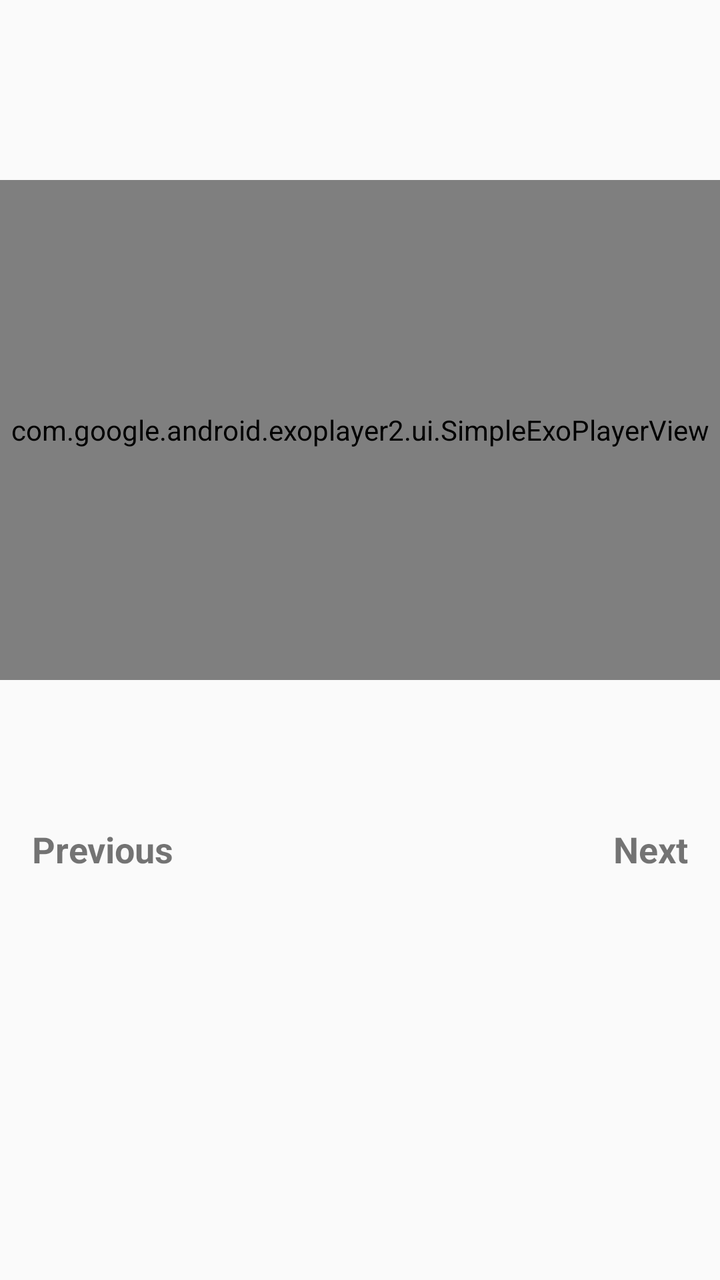
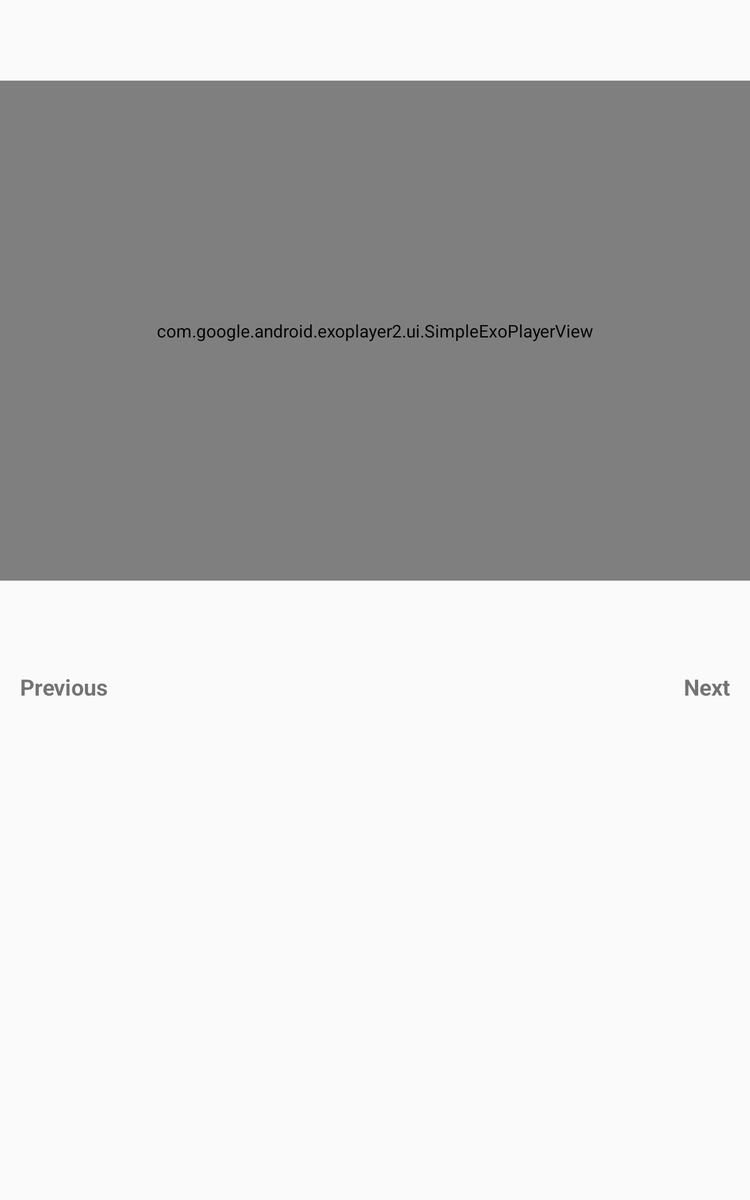

One screen, two layout resources from the same app: the default and the repository's alternative for another configuration. Each is rendered where Android would select it; the XML of both is given below.
<!-- AndroidManifest.xml: activity theme AppTheme.NoActionBar -->
<!-- res/layout/recipe_instruction_detail.xml -->
<LinearLayout xmlns:android="http://schemas.android.com/apk/res/android"
    xmlns:tools="http://schemas.android.com/tools"
    android:id="@+id/recipeitem_detail"
    android:layout_width="match_parent"
    android:layout_height="match_parent"
    android:orientation="vertical"
    tools:context="com.eightbytestech.ebbaking.RecipeInstructionDetailFragment">

    <RelativeLayout
        android:layout_width="match_parent"
        android:layout_height="wrap_content"
        android:orientation="vertical">

        <ImageView
            android:id="@+id/recipeThumbnailImageView"
            android:layout_width="90dp"
            android:layout_height="90dp"
            android:layout_weight="1" />

        <TextView
            android:id="@+id/titleTextView"
            style="@style/Base.TextAppearance.AppCompat.Headline"
            android:layout_width="wrap_content"
            android:layout_height="wrap_content"
            android:layout_margin="@dimen/normal_margin"
            android:textIsSelectable="true"
            android:layout_alignTop="@id/recipeThumbnailImageView"
            android:layout_toRightOf="@id/recipeThumbnailImageView" />

    </RelativeLayout>

    <com.google.android.exoplayer2.ui.SimpleExoPlayerView
        android:id="@+id/instruction_player"
        android:layout_width="match_parent"
        android:layout_height="250dp" />

    <TextView
        android:id="@+id/descriptionTextView"
        android:layout_width="wrap_content"
        android:layout_height="wrap_content"
        android:layout_margin="@dimen/normal_margin"
        android:fontFamily="monospace"
        android:textSize="@dimen/font_size"
        android:textIsSelectable="true" />

    <LinearLayout
        android:layout_width="match_parent"
        android:layout_height="wrap_content"
        android:layout_margin="@dimen/normal_margin">

        <TextView
            android:id="@+id/previousTextView"
            android:layout_width="0dp"
            android:layout_height="wrap_content"
            android:layout_weight="1"
            android:drawableLeft="@drawable/ic_skip_previous_black_24dp"
            android:drawablePadding="@dimen/element_spacing"
            android:drawableStart="@drawable/ic_skip_previous_black_24dp"
            android:text="@string/instruction_previous"
            android:textSize="@dimen/instructions_steps_text_size"
            android:textStyle="bold" />

        <TextView
            android:id="@+id/nextTextView"
            android:layout_width="0dp"
            android:layout_height="wrap_content"
            android:layout_weight="1"
            android:drawableEnd="@drawable/ic_skip_next_black_24dp"
            android:drawablePadding="@dimen/element_spacing"
            android:drawableRight="@drawable/ic_skip_next_black_24dp"
            android:gravity="end"
            android:text="@string/instruction_next"
            android:textSize="@dimen/instructions_steps_text_size"
            android:textStyle="bold" />
    </LinearLayout>


</LinearLayout>
<!-- resources referenced by this layout -->
<resources>
  <dimen name="element_spacing">8dp</dimen>
  <!-- from res/values-v14/ -->
  <dimen name="font_size">18sp</dimen>
  <dimen name="instructions_steps_text_size">18sp</dimen>
  <dimen name="normal_margin">16dp</dimen>
  <string name="instruction_next">Next</string>
  <string name="instruction_previous">Previous</string>
  <style name="AppTheme.NoActionBar">
          <item name="windowActionBar">false</item>
          <item name="windowNoTitle">true</item>
      </style>
</resources>
<!-- res/layout-sw600dp/recipe_instruction_detail.xml (the repository's variant of the layout above) -->
<!-- drawn on a 7-inch tablet held upright -->
<LinearLayout xmlns:android="http://schemas.android.com/apk/res/android"
    xmlns:tools="http://schemas.android.com/tools"
    android:id="@+id/recipeitem_detail"
    android:layout_width="match_parent"
    android:layout_height="match_parent"
    android:orientation="vertical"
    tools:context="com.eightbytestech.ebbaking.RecipeInstructionDetailFragment">

    <TextView
        android:id="@+id/titleTextView"
        style="@style/Base.TextAppearance.AppCompat.Headline"
        android:layout_width="wrap_content"
        android:layout_height="wrap_content"
        android:layout_margin="@dimen/normal_margin"
        android:textIsSelectable="true" />

    <com.google.android.exoplayer2.ui.SimpleExoPlayerView
        android:id="@+id/instruction_player"
        android:layout_width="match_parent"
        android:layout_height="400dp" />

    <TextView
        android:id="@+id/descriptionTextView"
        android:layout_width="wrap_content"
        android:layout_height="wrap_content"
        android:layout_margin="@dimen/normal_margin"
        android:fontFamily="monospace"
        android:textSize="@dimen/font_size"
        android:textIsSelectable="true" />

    <LinearLayout
        android:layout_width="match_parent"
        android:layout_height="wrap_content"
        android:layout_margin="@dimen/normal_margin">

        <TextView
            android:id="@+id/previousTextView"
            android:layout_width="0dp"
            android:layout_height="wrap_content"
            android:layout_weight="1"
            android:drawableLeft="@drawable/ic_skip_previous_black_24dp"
            android:drawablePadding="@dimen/element_spacing"
            android:drawableStart="@drawable/ic_skip_previous_black_24dp"
            android:text="@string/instruction_previous"
            android:textSize="@dimen/instructions_steps_text_size"
            android:textStyle="bold" />

        <TextView
            android:id="@+id/nextTextView"
            android:layout_width="0dp"
            android:layout_height="wrap_content"
            android:layout_weight="1"
            android:drawableEnd="@drawable/ic_skip_next_black_24dp"
            android:drawablePadding="@dimen/element_spacing"
            android:drawableRight="@drawable/ic_skip_next_black_24dp"
            android:gravity="end"
            android:text="@string/instruction_next"
            android:textSize="@dimen/instructions_steps_text_size"
            android:textStyle="bold" />
    </LinearLayout>


</LinearLayout>
